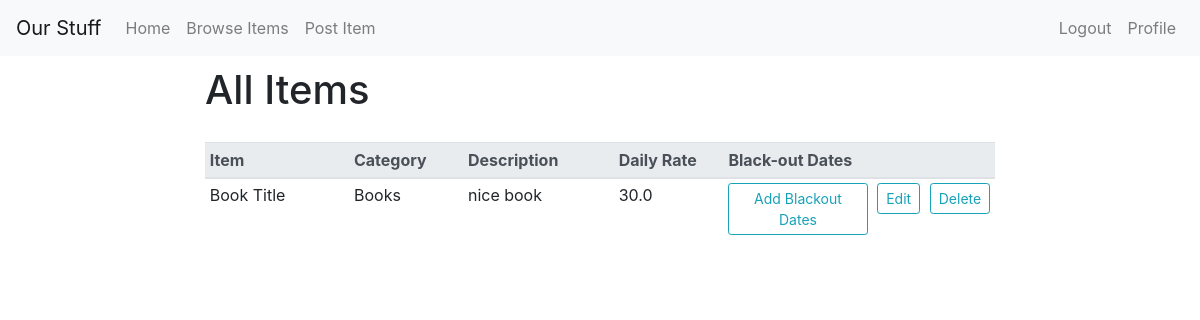
Before: /profile/items/all (signed in) with the older database file.
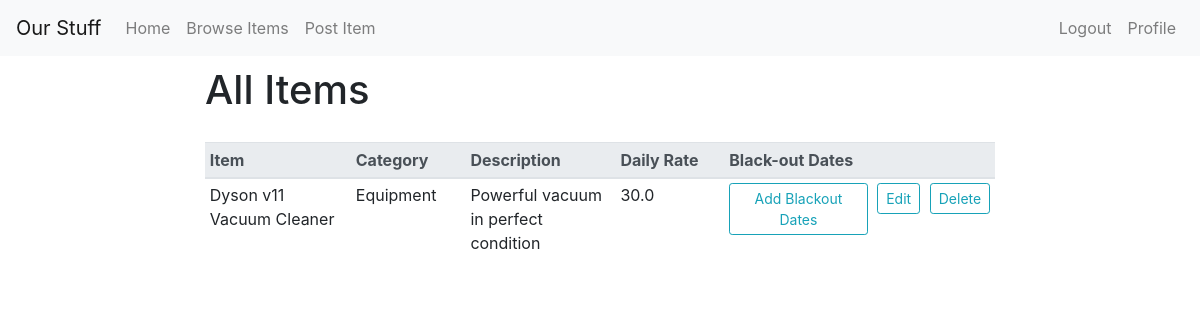
After: the same page with the newer database file.
### tables this page shows
CREATE TABLE ITEM
(
    Title			TEXT,
    Category_name	TEXT,
    Owner_email		TEXT,
    Description		TEXT,
    Daily_rate		REAL,
    PRIMARY KEY (Title, Owner_email),
    CONSTRAINT
        USR_FK FOREIGN KEY (Owner_email) REFERENCES USER(Email)
            ON DELETE CASCADE       ON UPDATE CASCADE,
    CONSTRAINT
        CTGRY_FK FOREIGN KEY (Category_name) REFERENCES CATEGORY(Category_name)
            ON DELETE SET NULL      ON UPDATE CASCADE
);

### OurStuff.py (the view, shortened to what this page needs)
@app.route('/profile/items/all', methods = ['GET', 'POST'])
@login_required
def ownerItems():
    db = get_db()
    cur = db.cursor()
    blackout_dict = {} #empty dictionary
    all_items = cur.execute('SELECT * FROM ITEM WHERE Owner_email=?', (g.user['Email'],)).fetchall() #gets all items that the current user owns
    for item in all_items:
        blackout_dict[item[0]] = "None"
    blackouts = cur.execute('SELECT * FROM ITEM_BLACKOUT WHERE Owner_email=?', (g.user['Email'],)).fetchall() #gets all blackouts that the current user has set
    for b in blackouts:
        for i in all_items:
            if i[0] == b[0]:
                blackout_dict[i[0]] = b[2] + " to " + b[3]
    if request.method == 'GET':
        return render_template('items.html', items=all_items, blackouts=blackout_dict)

### admin.py (called while the page is built)
@bp.before_app_request
def load_logged_in_admin():
    admin = session.get('admin')
    if admin is None:
        g.admin = None
    else:
        g.admin = get_db().execute(
            'SELECT * FROM ADMIN WHERE Admin_ID = ?', (admin,)
        ).fetchone()

### auth.py (called while the page is built)
@bp.before_app_request
def load_logged_in_user():
    user_id = session.get('user_id')
    if user_id is None:
        g.user = None
    else:
        g.user = get_db().execute(
            'SELECT * FROM user WHERE email = ?', (user_id,)
        ).fetchone()

def login_required(view):
    @functools.wraps(view)
    def wrapped_view(**kwargs):
        if g.user is None:
            flash("Please login or sign up to continue", "primary")
            return redirect(url_for('auth.login'))
        return view(**kwargs)
    return wrapped_view

### db.py (called while the page is built)
def get_db():
    if 'db' not in g:
        g.db = sqlite3.connect(db_name)
        g.db.row_factory = sqlite3.Row
    return g.db

### templates/items.html (shortened to what this page needs)
{% extends "base.html" %}
{% block content %}
          <div class="row">
              <div class="col">
              </div>
              <div class="col-8">
                <h1>All Items</h1>
                <table class="table table-sm" width="100%">
                  <thead class="thead-light">
                    <tr>
                      <th scope="col" style="width:20%" >Item</th>
                      <th scope="col" style="width:15%">Category</th>
                      <th scope="col" style="width:20%">Description</th>
                      <th scope="col" style="width:15%">Daily Rate</th>
                      <th scope="col" style="width:20%">Black-out Dates</th>
                      <th scope="col" style="width:5%"></th>
                      <th scope="col" style="width:5%"></th>
                    </tr>
                  </thead>
                  <tbody>
                      {% for row in items %}
                        <tr>
                          <td>{{row[0]}}</td>
                          <td>{{row[1]}}</td>
                          <td>{{row[3]}} </td>
                          <td>{{row[4]}}</td>
                          {% if blackouts[row[0]] == "None"%}
                            <td>
                              <button type="button" class="btn btn-outline-info btn-sm" data-toggle="modal" data-target="#blackoutModal">Add Blackout Dates</button>
                            </td>
                          {% else %}
                            <td>{{blackouts[row[0]]}}</td>
                          {% endif %}
                          <td>
                            <button type="button" class="btn btn-outline-info btn-sm float-right " onclick="window.location.href='{{url_for('editItem', item=row[0])}}'">Edit</button>
                          </td>
                          <td>
                            <form method="POST" action="{{ url_for('ownerItems', t=2)}}">
                              <button name="deleteBtn" type="submit" class="btn btn-outline-info btn-sm btn float-left" value="{{row[0]}}">Delete</button>
                            </form>
                          </td>
                        </tr>
                      {% endfor %}
                  </tbody>
                </table>
              </div>
              <div class="col">
              </div>
          </div>
{% endblock content%}

Changed rows visible on the page:
changed ITEM: Title "Book Title" → "Dyson v11 Vacuum Cleaner"; Category_name "Books" → "Equipment"; Description "nice book" → "Powerful vacuum in perfect condition"
